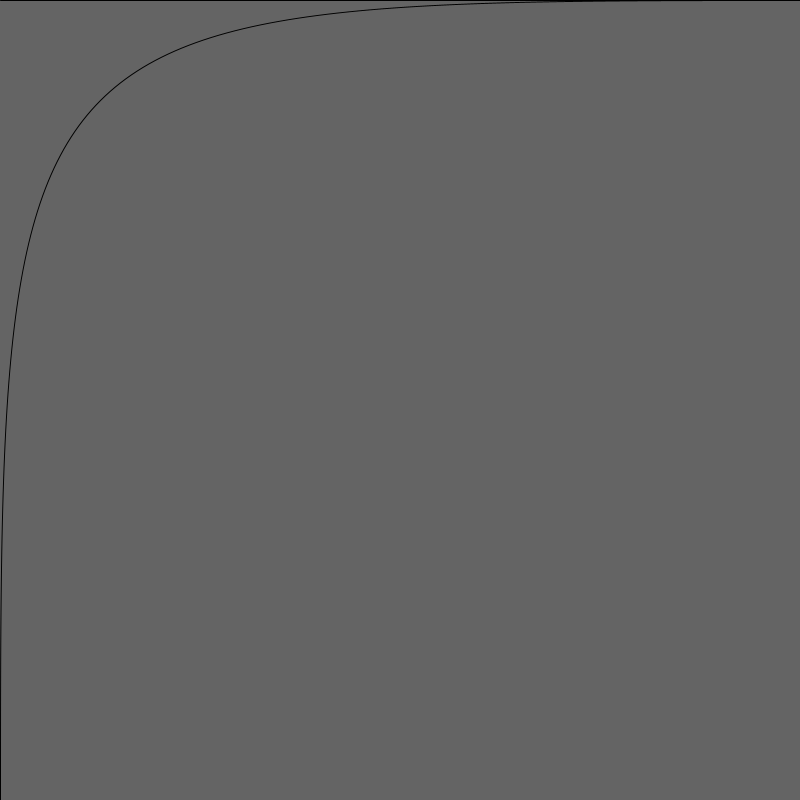
Frame 1 (no input)
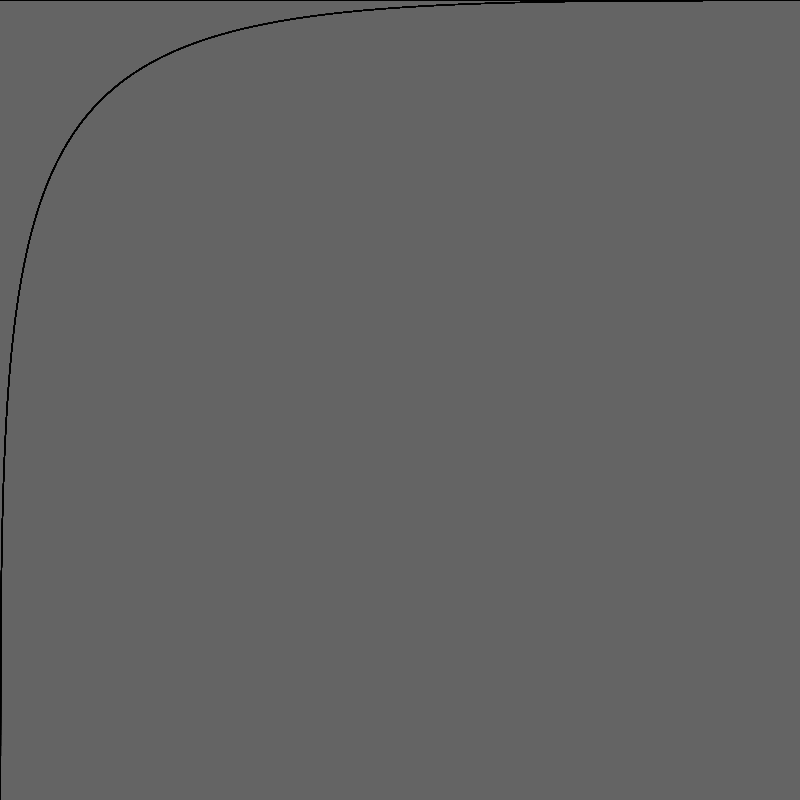
Frame 60 (the mouse pressed at the canvas centre just before this capture)
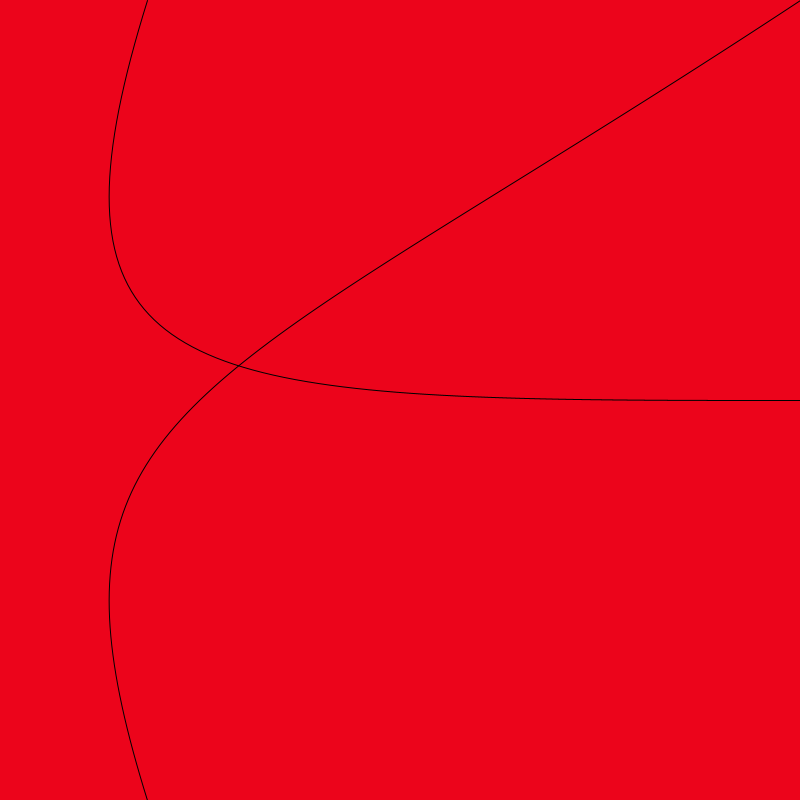
Frame 120 (the mouse held since frame 60 and released just before this capture)

The Processing sketch that drew these frames (run headless with seeded random() and noise(); from frame 60 on, the mouse is pressed at the canvas centre):

// Processing sketch: processing_139728
// ── processing_139728.pde

int x = 0;
int y = 0;

int A;
int B;
int C;
int D;
int E;
int F;
int G;
int H;
 
void setup(){
  size(800,800);
  background(100);
  noCursor();
  A = int(random(0,800));
  B = int(random(0,800));
  C = int(random(0,800));
  D = int(random(0,800));
  E = int(random(0,800));
  F = int(random(0,800));
  G = int(random(0,800));
  H = int(random(0,800));

}

void draw(){
  
  noFill();


  if(mousePressed)
  {
    
  background(random(0,255),random(0,255),random(0,100));

  }
  
  bezier(width, mouseY%A, mouseX%B, mouseY%C, mouseX%D, mouseY%E, mouseX%F, 0);
 // bezier(0, mouseY%A, mouseX%B, mouseY%C, mouseX%D, mouseY%E, mouseX%F, height);
  
  bezier(width, 0, mouseX%B, mouseY%C, mouseX%D, mouseY%E, mouseX%F, height);


  
  
  //bezier(0, 600-mouseY, 100+mouseX, 300+mouseY, 500+mouseX, 600-mouseY, 800+mouseX, 0);
}
 
void mouseClicked()
{
  
A = int(random(0,800));
B = int(random(0,800));
C = int(random(0,800));
D = int(random(0,800));
E = int(random(0,800));
F = int(random(0,800));
G = int(random(0,800));
H = int(random(0,800));
}
